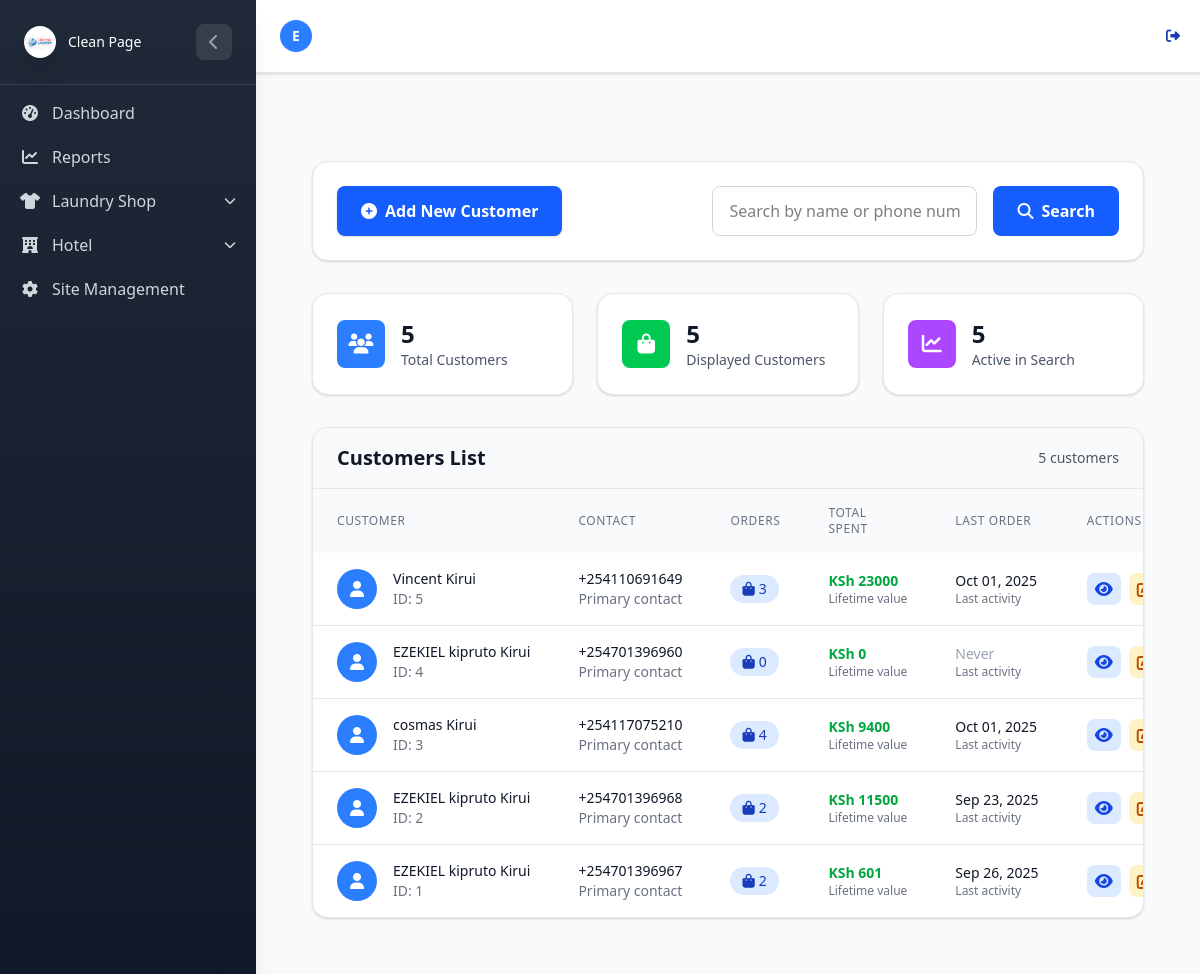
Before: /Laundry/customer-management/ (signed in) with the older database file.
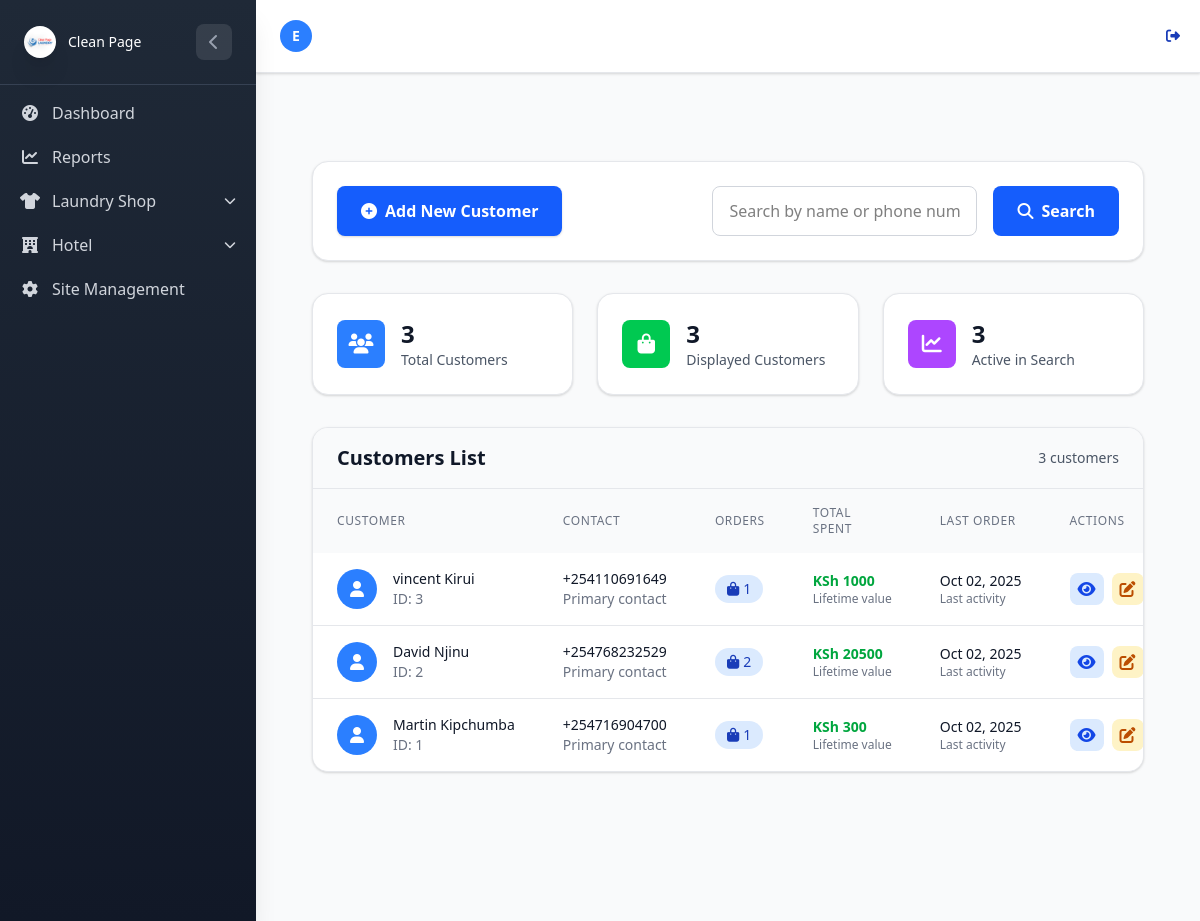
After: the same page with the newer database file.
### LaundryApp/models.py (models this page shows, shortened)
class Customer(models.Model):
    name = models.CharField(max_length=200, db_index=True)
    phone = PhoneNumberField(region="KE", unique=True, db_index=True)
    address = models.CharField(max_length=255, default='', blank=True)
    created_by = models.ForeignKey(
    UserProfile,
        on_delete=models.CASCADE,
        null=True
    )

class Order(models.Model):
    customer = models.ForeignKey(
        Customer, on_delete=models.CASCADE, related_name='orders', db_index=True
    )
    uniquecode = models.CharField(max_length=20, unique=True, blank=True, editable=False)
    PAYMENT_TYPE_CHOICES = (
        ('cash', 'Cash'),
        ('mpesa', 'M-Pesa'),
        ('card', 'Credit/Debit Card'),
        ('bank_transfer', 'Bank Transfer'),
        ('other', 'Other'),
    )
    payment_type = models.CharField(max_length=50, choices=PAYMENT_TYPE_CHOICES,
                                    default='pending_payment', blank=True, db_index=True)
    PAYMENT_STATUS_CHOICES = (
        ('pending', 'pending'),
        ('completed', 'cpompleted'),
        ('partial', 'partial'),
    )
    payment_status = models.CharField(max_length=50, choices=PAYMENT_STATUS_CHOICES,
                                      default='pending', blank=True, db_index=True)
    SHOP_CHOICE = (
        ('Shop A', 'Shop A'),
        ('Shop B', 'Shop B'),
    )
    shop = models.CharField(max_length=50, choices=SHOP_CHOICE, db_index=True)
    delivery_date = models.DateField(db_index=True)
    ORDER_STATUS_CHOICES = (
        ('pending', 'Pending'),
        ('Completed', 'Completed'),
        ('Delivered_picked', 'Delivered_picked'),
    )
    order_status = models.CharField(max_length=50, choices=ORDER_STATUS_CHOICES,
                                    default='pending', db_index=True)
    addressdetails = models.TextField(default='', blank=True)
    amount_paid = models.DecimalField(max_digits=12, decimal_places=2, default=0)
    total_price = models.DecimalField(max_digits=12, decimal_places=2, default=0, editable=False)
    balance = models.DecimalField(max_digits=12, decimal_places=2, default=0)
    created_at = models.DateTimeField(auto_now_add=True, db_index=True)
    previous_order_status = models.CharField(max_length=50, blank=True, null=True)
    class Meta:
        verbose_name = "Order"
        verbose_name_plural = "Orders"
        ordering = ['-created_at']
        indexes = [
            models.Index(fields=['order_status']),
            models.Index(fields=['payment_status']),
            models.Index(fields=['delivery_date']),
            models.Index(fields=['shop']),
        ]

### LaundryApp/View/customers.py (the view, shortened to what this page needs)
# urls.py: path('customer-management/', customers.customer_management, name='customer_management'),
@login_required
@shop_required
def customer_management(request):
    customers = Customer.objects.annotate(
        order_count=Count('orders'),
        total_spent=Sum('orders__total_price')
    ).order_by('-id')
    search_query = request.GET.get('search', '')
    if search_query:
        customers = customers.filter(
            Q(name__icontains=search_query) |
            Q(phone__icontains=search_query)
        )
    customers = apply_customer_permissions(customers, request)
    user_shops = get_user_shops(request)
    paginator = Paginator(customers, 20)
    page_number = request.GET.get('page')
    try:
        page_obj = paginator.page(page_number)
    except PageNotAnInteger:
        page_obj = paginator.page(1)
    except EmptyPage:
        page_obj = paginator.page(paginator.num_pages)
    context = {
        'customers': page_obj,
        'search_query': search_query,
        'total_customers': customers.count(),
    }
    return render(request, 'Admin/customer_management.html', context)

### LaundryApp/views.py (called while the page is built, shortened)
def get_user_shops(request):
    if request.user.is_superuser:
        return None  # Superusers can access all shops

def apply_customer_permissions(queryset, request):
    user_shops = get_user_shops(request)
    return queryset

def shop_required(view_func):
    @wraps(view_func)
    def _wrapped_view(request, *args, **kwargs):
        user_shops = get_user_shops(request)
        if not user_shops and not request.user.is_superuser:
            messages.error(request, "You don't have permission to access this page.")
            return redirect('dashboard')
        return view_func(request, *args, **kwargs)
    return _wrapped_view

### LaundryApp/templates/Admin/customer_management.html (shortened to what the changed rows need)
{% extends "../home.html" %}
{% block content %}
<div class="min-h-screen bg-gray-50 py-8">
    <div class="max-w-7xl mx-auto px-4 sm:px-6 lg:px-8">
<div class="grid grid-cols-1 md:grid-cols-3 gap-6 mt-8 mb-8">
    <div class="bg-white rounded-2xl shadow-sm border border-gray-200 p-6">
        <div class="flex items-center">
            <div>
                <p class="text-2xl font-bold text-gray-900">{{ total_customers }}</p>
                <p class="text-sm text-gray-600">Total Customers</p>
            </div>
        </div>
    </div>
    <div class="bg-white rounded-2xl shadow-sm border border-gray-200 p-6">
        <div class="flex items-center">
            <div>
                <p class="text-2xl font-bold text-gray-900">
                    {{ customers|length }}
                </p>
                <p class="text-sm text-gray-600">Displayed Customers</p>
            </div>
        </div>
    </div>
    <div class="bg-white rounded-2xl shadow-sm border border-gray-200 p-6">
        <div class="flex items-center">
            <div>
                <p class="text-2xl font-bold text-gray-900">
                    {% with total=customers|length %}{% if total > 0 %}{{ total }}{% else %}0{% endif %}{%endwith %}
                </p>
                <p class="text-sm text-gray-600">Active in Search</p>
            </div>
        </div>
    </div>
</div>
        <div class="bg-white rounded-2xl shadow-sm border border-gray-200 overflow-hidden">
            <div class="px-6 py-4 border-b border-gray-200 bg-gray-50">
                <div class="flex flex-col sm:flex-row sm:items-center sm:justify-between">
                    <h2 class="text-xl font-semibold text-gray-900">Customers List</h2>
                    <span class="text-sm text-gray-600 mt-2 sm:mt-0">{{ total_customers }} customer{{total_customers|pluralize }}</span>
                </div>
            </div>
            <div class="overflow-x-auto">
                <table class="w-full">
                    <thead class="bg-gray-50">
                        <tr>
                            <th class="px-6 py-4 text-left text-xs font-medium text-gray-500 uppercase tracking-wider">
                                Customer</th>
                            <th class="px-6 py-4 text-left text-xs font-medium text-gray-500 uppercase tracking-wider">
                                Contact</th>
                            <th class="px-6 py-4 text-left text-xs font-medium text-gray-500 uppercase tracking-wider">
                                Orders</th>
                            <th class="px-6 py-4 text-left text-xs font-medium text-gray-500 uppercase tracking-wider">
                                Total Spent</th>
                            <th class="px-6 py-4 text-left text-xs font-medium text-gray-500 uppercase tracking-wider">
                                Last Order</th>
                            <th class="px-6 py-4 text-left text-xs font-medium text-gray-500 uppercase tracking-wider">
                                Actions</th>
                        </tr>
                    </thead>
                    <tbody class="bg-white divide-y divide-gray-200">
                        {% for customer in customers %}
                        <tr class="hover:bg-gray-50 transition-colors duration-150">
                            <td class="px-6 py-4 whitespace-nowrap">
                                <div class="flex items-center">
                                    <div
                                        class="w-10 h-10 bg-blue-500 rounded-full flex items-center justify-center mr-4 flex-shrink-0">
                                        <i class="fas fa-user text-white"></i>
                                    </div>
                                    <div>
                                        <div class="text-sm font-medium text-gray-900">{{ customer.name }}</div>
                                        <div class="text-sm text-gray-500">ID: {{ customer.id }}</div>
                                    </div>
                                </div>
                            </td>
                            <td class="px-6 py-4 whitespace-nowrap">
                                <div class="text-sm text-gray-900">{{ customer.phone }}</div>
                                <div class="text-sm text-gray-500">Primary contact</div>
                            </td>
                            <td class="px-6 py-4 whitespace-nowrap">
                                <span
                                    class="inline-flex items-center px-3 py-1 rounded-full text-sm font-medium bg-blue-100 text-blue-800">
                                    <i class="fas fa-shopping-bag mr-1"></i>
                                    {{ customer.order_count }}
                                </span>
                            </td>
                            <td class="px-6 py-4 whitespace-nowrap">
                                <div class="text-sm font-semibold text-green-600">
                                    KSh {{ customer.total_spent|default:0}}</div>
                                <div class="text-xs text-gray-500">Lifetime value</div>
                            </td>
                            <td class="px-6 py-4 whitespace-nowrap">
                                <div class="text-sm text-gray-900">
                                    {% with last_order=customer.orders.first %}
                                    {% if last_order %}
                                    {{ last_order.created_at|date:"M d, Y" }}
                                    {% else %}
                                    <span class="text-gray-400">Never</span>
                                    {% endif %}
                                    {% endwith %}
                                </div>
                                <div class="text-xs text-gray-500">Last activity</div>
                            </td>
                            <td class="px-6 py-4 whitespace-nowrap">
                                <div class="flex items-center space-x-2">
                                    <a href="{% url 'laundry:customer_orders' customer.pk %}"
                                        class="inline-flex items-center p-2 bg-blue-100 hover:bg-blue-200 text-blue-700 rounded-lg transition-colors duration-200 group"
                                        title="View Orders">
                                        <i
                                            class="fas fa-eye group-hover:scale-110 transition-transform duration-200"></i>
                                    </a>
                                    <a href="{% url 'laundry:customer_edit' customer.pk %}"
                                        class="inline-flex items-center p-2 bg-amber-100 hover:bg-amber-200 text-amber-700 rounded-lg transition-colors duration-200 group"
                                        title="Edit Customer">
                                        <i
                                            class="fas fa-edit group-hover:scale-110 transition-transform duration-200"></i>
                                    </a>
                                </div>
                            </td>
                        </tr>
                        {% endfor %}
                    </tbody>
                </table>
            </div>
        </div>
    </div>
</div>
{% endblock %}

Changed rows visible on the page:
removed Customer: name "Vincent Kirui", id "5", phone "+254110691649", order_count "3", total_spent "23000", orders.first.created_at "Oct 01, 2025"
removed Customer: name "EZEKIEL kipruto Kirui", id "4", phone "+254701396960", order_count "0", total_spent "0", shows "Never"
changed Customer id 3: name "cosmas Kirui" → "vincent Kirui"; phone "+254117075210" → "+254110691649"; order_count "4" → "1"; total_spent "9400" → "1000"; orders.first.created_at "Oct 01, 2025" → "Oct 02, 2025"
changed Customer id 2: name "EZEKIEL kipruto Kirui" → "David Njinu"; phone "+254701396968" → "+254768232529"; total_spent "11500" → "20500"; orders.first.created_at "Sep 23, 2025" → "Oct 02, 2025"
changed Customer id 1: name "EZEKIEL kipruto Kirui" → "Martin Kipchumba"; phone "+254701396967" → "+254716904700"; order_count "2" → "1"; total_spent "601" → "300"; orders.first.created_at "Sep 26, 2025" → "Oct 02, 2025"
Other visible differences:
{{ total_customers }}: "5" → "3"
{{ customers|length }}: "5" → "3"
{{ total }}: "5" → "3"
